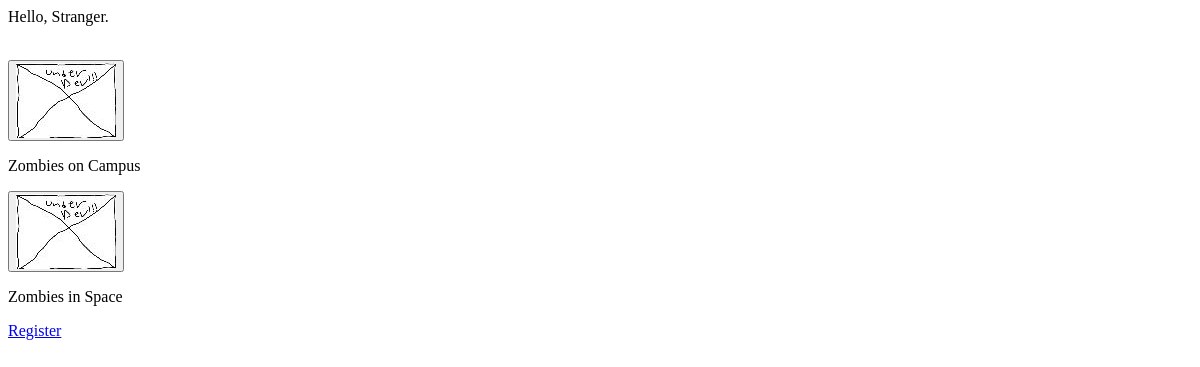
Page /zombies/index-min/ on the earlier database version.
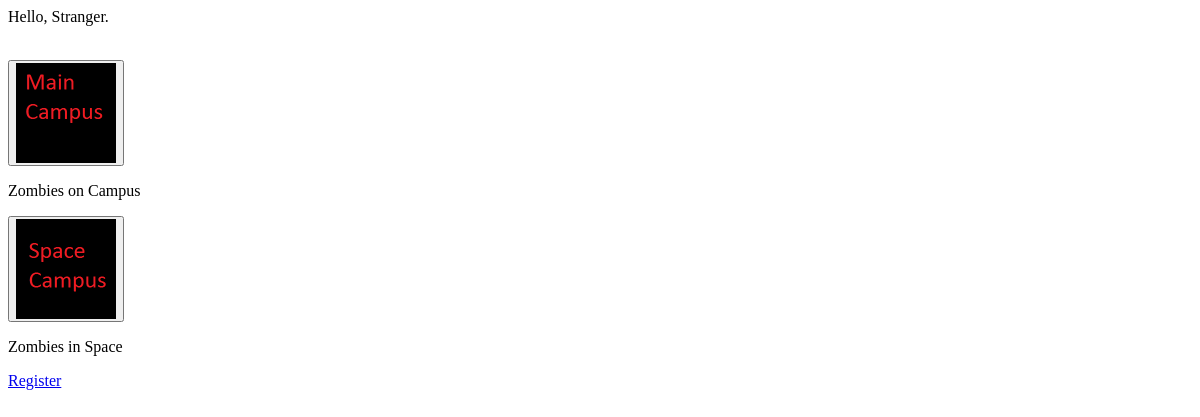
Same page on the later database version.
### zombies/models.py (models this page shows, shortened)
class Story(models.Model):
    name = models.CharField(max_length=100, unique=True)
    description = models.CharField(max_length=1000)
    picture = models.ImageField(upload_to='img/story', blank=True, default=None)
    visits = models.IntegerField(default=0)
    class Meta:
        verbose_name_plural = "Stories"

### zombies/views.py (the view)
def index_min(request):
    story_list = Story.objects.order_by('id')
    context_dict = {'stories': story_list}
    return render(request, 'zombies/index_min.html', context_dict)

### templates/zombies/index_min.html (shortened to what this page needs)
{% load staticfiles %}
{% if user.is_authenticated %}
    <p>Hello, {{ user.username }}!</p>
{% else %}
    <p>Hello, Stranger.</p>
{% endif %}
{% if stories %}
    {% for story in stories %}
        {% if forloop.counter0|divisibleby:2 %}
            <div class="row botmar">
        {% endif %}
    <div class="col-md-6">
        <button class="story_start_button btn btn-lg btn-danger" type="button"
                value="{% url 'story-point' story.id 1 %}">
            <img src="{% url 'media' story.picture %}" class="img-rounded" alt="{{ story.name }}"
                 width="100">
        </button>
        <p class="text-justify text-danger">{{ story.name }} </p>
    </div>
    {% if forloop.counter|divisibleby:2 %}
        </div>
    {% endif %}
    {% endfor %}
{% else %}
    <strong>There are no stories present.</strong>
{% endif %}
{% if not user.is_authenticated %}
    <a href="/accounts/register/" class="btn btn-lg btn-primary" role="button"> Register</a>
{% endif %}

Differences in the rows shown:
changed Story "Zombies on Campus": picture: a different picture
changed Story "Zombies in Space": picture: a different picture
